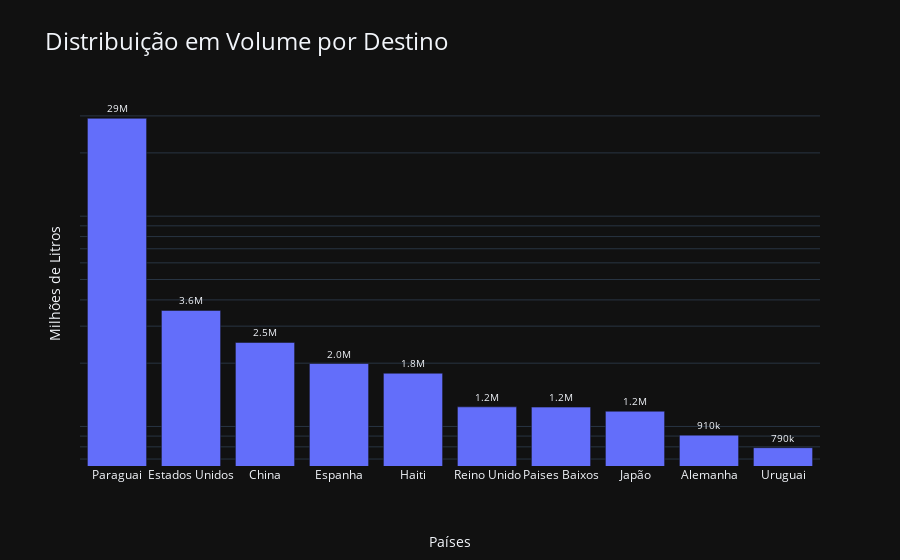

The cell this chart's notebook holds for it:
### Code cell
fig = px.bar(df_total_top10, x='Destino', y=['Litros'], title='Distribuição em Volume por Destino')

fig.update_layout(
    title_font=dict(size=24), 
    xaxis_title='Países',
    xaxis_title_standoff=55,
    yaxis_title='Milhões de Litros',
    yaxis_type="log",
    yaxis_showticklabels=False,
    showlegend=False, 
    template="plotly_dark",
     annotations=[
        dict(
            x=1,
            y=-0.32,
            xref='paper',
            yref='paper',
            text='* Escala Logarítmica',
            showarrow=False,
            font=dict(size=12)
        )
    ]
)

fig.update_traces(texttemplate='%{y:.2s}', textposition='outside', textfont_size=10)

fig.show()

### Figure 1 — Plotly figure (JSON) as saved in the notebook; plotly's stock layout.template omitted (floating-point values rounded to 4 significant figures)
{"data": [{"alignmentgroup": "True", "hovertemplate": "variable=Litros<br>Destino=%{x}<br>value=%{y}<extra></extra>", "legendgroup": "Litros", "marker": {"color": "#636efa", "pattern": {"shape": ""}}, "name": "Litros", "offsetgroup": "Litros", "orientation": "v", "showlegend": true, "textfont": {"size": 10}, "textposition": "outside", "texttemplate": "%{y:.2s}", "type": "bar", "x": ["Paraguai", "Estados Unidos", "China", "Espanha", "Haiti", "Reino Unido", "Paises Baixos", "Japão", "Alemanha", "Uruguai"], "xaxis": "x", "y": [29214770, 3563355, 2509458, 1993000, 1791603, 1239551, 1236154, 1181692, 909051, 792595], "yaxis": "y"}], "layout": {"annotations": [{"font": {"size": 12}, "showarrow": false, "text": "* Escala Logarítmica", "x": 1, "xref": "paper", "y": -0.32, "yref": "paper"}], "barmode": "relative", "legend": {"title": {"text": "variable"}, "tracegroupgap": 0}, "showlegend": false, "title": {"font": {"size": 24}, "text": "Distribuição em Volume por Destino"}, "xaxis": {"anchor": "y", "domain": [0, 1], "title": {"standoff": 55, "text": "Países"}}, "yaxis": {"anchor": "x", "domain": [0, 1], "showticklabels": false, "title": {"text": "Milhões de Litros"}, "type": "log"}}}
